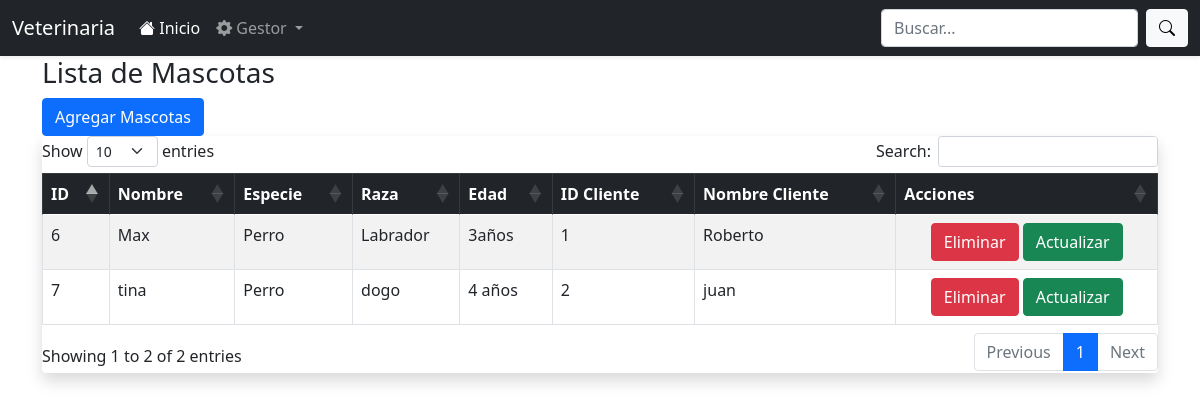
The app's page /vistas/listaMascotas.php with its own data.
### tables this page shows
CREATE TABLE `mascotas` (
  `id_mascota` int(11) NOT NULL,
  `nombre` varchar(100) NOT NULL,
  `especie` varchar(50) DEFAULT NULL,
  `raza` varchar(50) DEFAULT NULL,
  `edad` varchar(11) DEFAULT NULL,
  `id_cliente` int(11) DEFAULT NULL
);

CREATE TABLE `clientes` (
  `id_cliente` int(11) NOT NULL,
  `nombre` varchar(100) NOT NULL,
  `telefono` varchar(20) DEFAULT NULL,
  `correo` varchar(100) DEFAULT NULL
);

### vistas/listaMascotas.php (the view, shortened to what this page needs)
<!DOCTYPE html>
<html lang="en">
<head>
    <?php
    include "menu.php";
    ?>
</head>
<body>
 <div class="container">
    <h3> Lista de Mascotas</h3>
<button type="button" class="btn btn-primary" data-bs-toggle="modal" data-bs-target="#exampleModal">
  Agregar Mascotas
</button>
<div class="table-responsive shadow rounded">
    <table id="tablaConsultas" class="table table-bordered table-striped table-hover">
      <thead class="table-dark">
        <tr>
            <th>ID</th>
            <th>Nombre</th>
            <th>Especie</th>
            <th>Raza</th>
            <th>Edad</th>
            <th>ID Cliente</th>
            <th>Nombre Cliente</th>
            <th>Acciones</th>
        </tr>
        </thead>
        <tbody>
            <?php
            include('../modelos/conexion.php');
            $query = "SELECT
                        mascotas.id_mascota,
                        mascotas.nombre,
                        mascotas.especie,
                        mascotas.raza,
                        mascotas.edad,
                        mascotas.id_cliente,
                        clientes.nombre AS nombre_cliente
                    FROM mascotas
                    INNER JOIN clientes ON mascotas.id_cliente = clientes.id_cliente";
            $res = $conexion->query($query);
            while($row = $res->fetch_assoc())
            {
                ?>
                <tr>
                    <td><?php echo $row['id_mascota'] ?> </td>
                    <td><?php echo $row['nombre'] ?> </td>
                    <td><?php echo $row['especie'] ?> </td>
                    <td><?php echo $row['raza'] ?></td>
                    <td><?php echo $row['edad'] ?></td>
                    <td><?php echo $row['id_cliente'] ?></td>
                    <td><?php echo $row['nombre_cliente'] ?></td>
                    <td class="text-center">
                        <a href="../controladores/eliminarMascotas.php?ide= <?php echo $row['id_mascota'];?>"
                        class="btn btn-xs btn-danger" data-toggle="tooltip" title="Eliminar"
                        <span class="fas fa-trash">Eliminar</span>
                        </a>
                        <a href="../vistas/editarFrmMascotas.php?ide= <?php echo $row['id_mascota'];?>"
                        class="btn btn-success" data-toggle="tooltip" title="Editar"
                        <span class="fas fa-trash">Actualizar</span>
                        </a>
                    </td>
                </tr>
            <?php
            }
            ?>
        </tbody>
    </table>
    </div>
 </div>
</body>
</html>

### records on screen
mascotas: id_mascota "6", nombre "Max", especie "Perro", raza "Labrador", edad "3años", id_cliente "1", id_cliente.nombre "Roberto"
mascotas: id_mascota "7", nombre "tina", especie "Perro", raza "dogo", edad "4 años", id_cliente "2", id_cliente.nombre "juan"
